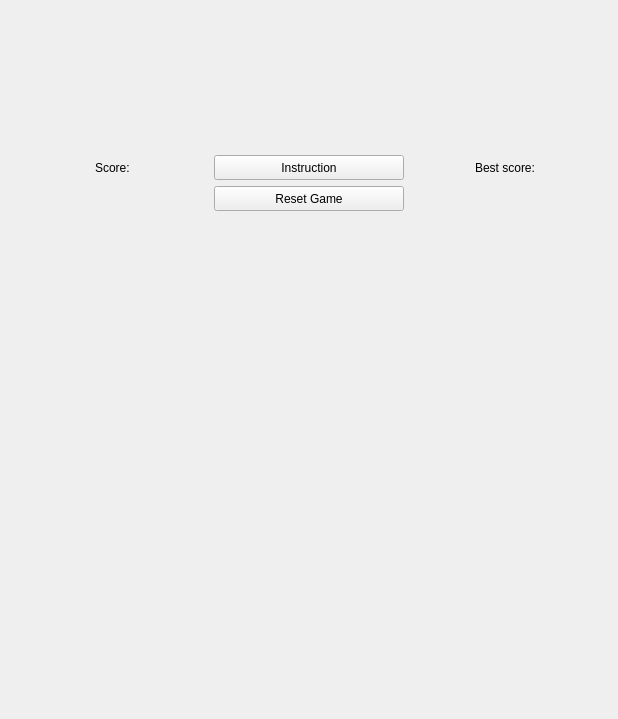
<?xml version="1.0" encoding="UTF-8"?>
<ui version="4.0">
 <class>MainWindow</class>
 <widget class="QMainWindow" name="MainWindow">
  <property name="geometry">
   <rect>
    <x>0</x>
    <y>0</y>
    <width>618</width>
    <height>719</height>
   </rect>
  </property>
  <property name="windowTitle">
   <string>MainWindow</string>
  </property>
  <widget class="QWidget" name="centralwidget">
   <layout class="QVBoxLayout" name="verticalLayout">
    <item alignment="Qt::AlignVCenter">
     <widget class="QWidget" name="infoWidget" native="true">
      <layout class="QHBoxLayout" name="horizontalLayout_2">
       <item>
        <layout class="QVBoxLayout" name="actualScoreLayout">
         <item alignment="Qt::AlignHCenter">
          <widget class="QLabel" name="actualScoreHeader">
           <property name="text">
            <string>Score:</string>
           </property>
          </widget>
         </item>
         <item alignment="Qt::AlignHCenter">
          <widget class="QLabel" name="actualScoreLabel">
           <property name="text">
            <string/>
           </property>
          </widget>
         </item>
        </layout>
       </item>
       <item>
        <layout class="QVBoxLayout" name="buttonLayout">
         <item>
          <widget class="QPushButton" name="instructionButton">
           <property name="minimumSize">
            <size>
             <width>0</width>
             <height>25</height>
            </size>
           </property>
           <property name="text">
            <string>Instruction</string>
           </property>
          </widget>
         </item>
         <item>
          <widget class="QPushButton" name="resetButton">
           <property name="minimumSize">
            <size>
             <width>0</width>
             <height>25</height>
            </size>
           </property>
           <property name="text">
            <string>Reset Game</string>
           </property>
          </widget>
         </item>
        </layout>
       </item>
       <item>
        <layout class="QVBoxLayout" name="bestScoreLayout">
         <item alignment="Qt::AlignHCenter">
          <widget class="QLabel" name="bestScoreHeader">
           <property name="styleSheet">
            <string notr="true">text-align: center</string>
           </property>
           <property name="text">
            <string>Best score:</string>
           </property>
          </widget>
         </item>
         <item alignment="Qt::AlignHCenter">
          <widget class="QLabel" name="bestScoreLabel_2">
           <property name="text">
            <string/>
           </property>
          </widget>
         </item>
        </layout>
       </item>
      </layout>
     </widget>
    </item>
    <item>
     <widget class="QWidget" name="gameWidget" native="true">
      <property name="enabled">
       <bool>true</bool>
      </property>
      <layout class="QVBoxLayout" name="verticalLayout_3">
       <item>
        <layout class="QVBoxLayout" name="layoutForGameAdd"/>
       </item>
      </layout>
     </widget>
    </item>
   </layout>
  </widget>
 </widget>
 <resources/>
 <connections/>
</ui>
